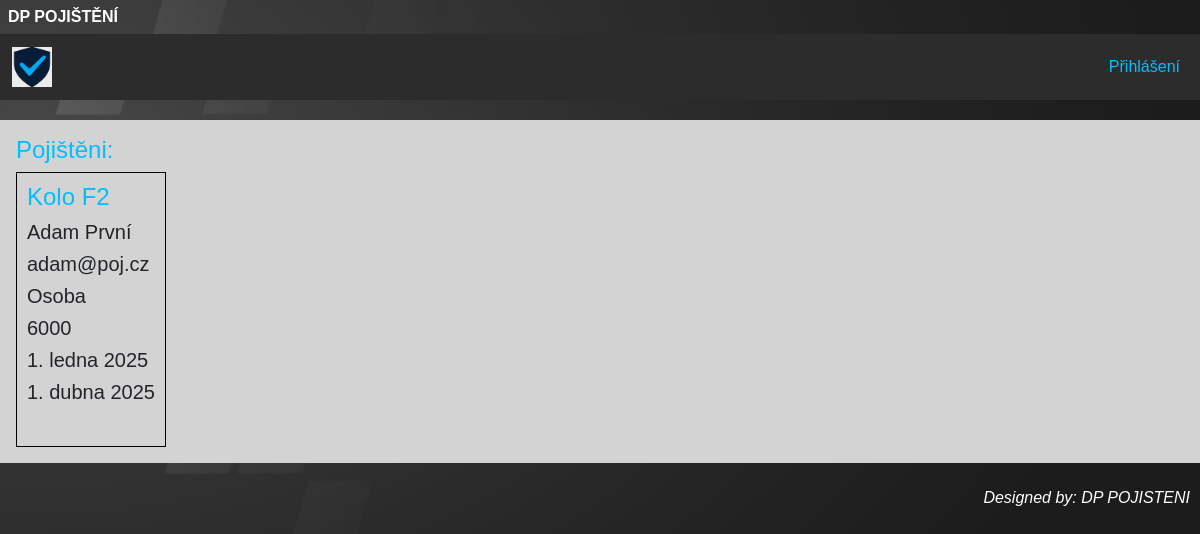
The page /pojistenci/8/pojisteni_detail/ on the database as committed earlier.
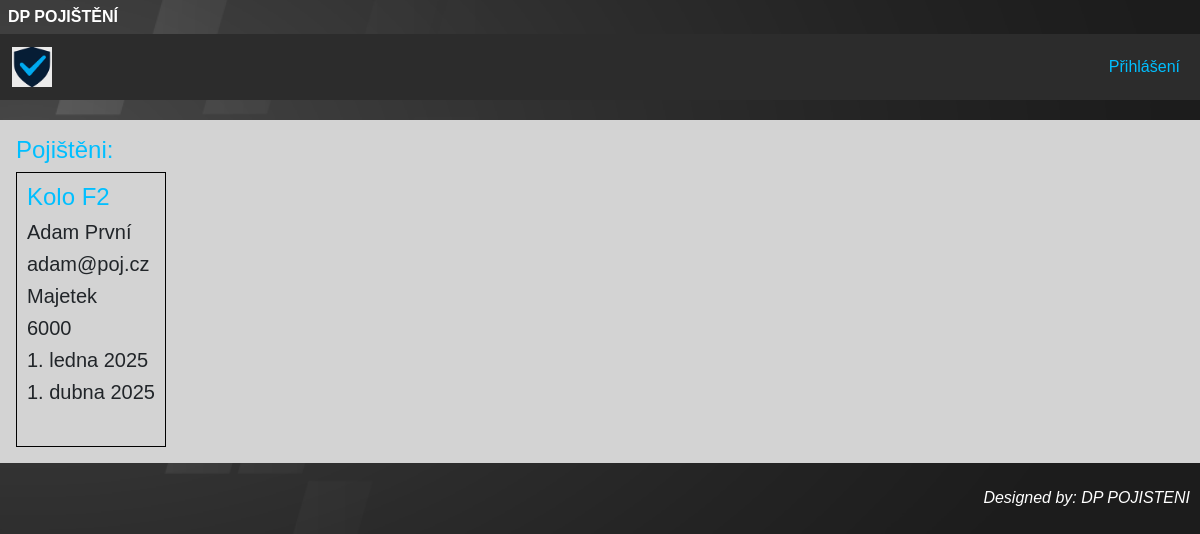
The same page on the database as committed later.
### pojistenci/models.py (models this page shows, shortened)
class Pojisteni(models.Model):
    pojistenec = models.ForeignKey(Pojistenec, on_delete=models.CASCADE)
    typ = models.CharField(max_length=100, validators=[alphanum_space_dash_validator, min_length_validator, max_length_validator])
    castka = models.IntegerField(validators=[castka_min_validator, castka_max_validator])
    predmet_pojisteni = models.CharField(max_length=100, validators=[alphanum_space_dash_validator, min_length_validator, max_length_validator])
    platnost_od = models.DateField()
    platnost_do = models.DateField()
    class Meta:
        verbose_name = "Pojištění"
        verbose_name_plural = "Pojištění"

class Pojistenec(models.Model):
    jmeno = models.CharField(max_length=100, validators=[text_validator, min_length_validator, max_length_validator])
    prijmeni = models.CharField(max_length=100, validators=[text_validator, min_length_validator, max_length_validator])
    email = models.EmailField(max_length=100, validators=[EmailValidator(), max_length_validator])
    telefon = models.CharField(max_length=22, validators=[telefon_validator])
    ulice = models.CharField(max_length=100, validators=[alphanum_space_dash_validator, min_length_validator, max_length_validator])
    cislo = models.CharField(max_length=100, validators=[alphanum_space_dash_validator, max_length_validator])
    mesto = models.CharField(max_length=100, validators=[alphanum_space_dash_validator, min_length_validator, max_length_validator])
    psc = models.CharField(max_length=6, validators=[psc_validator])
    class Meta:
        verbose_name = "Pojištěnec"
        verbose_name_plural = "Pojištěnci"

### pojistenci/views.py (the view, shortened to what this page needs)
# urls.py: path("<int:pk>/pojisteni_detail/", views.CurrentPojisteni.as_view(), name="pojisteni_detail"),
class CurrentPojisteni(generic.DetailView):
    model = Pojisteni
    template_name = "pojistenci/pojisteni_detail.html"

### pojistenci/templates/pojistenci/pojisteni_detail.html (shortened to what this page needs)
{% extends "base.html" %}
{% block content %}
<h4> Pojištěni: </h4>
<div class="boxik">
  <h4> {{ pojisteni.predmet_pojisteni }} </h4>
  <h5> {{ pojisteni.pojistenec.jmeno }} {{ pojisteni.pojistenec.prijmeni }}</h5>
  <h5> {{ pojisteni.pojistenec.email }} </h5>
  <h5> {{ pojisteni.typ }} </h5>
  <h5> {{ pojisteni.castka }} </h5>
  <h5> {{ pojisteni.platnost_od }} </h5>
  <h5> {{ pojisteni.platnost_do }} </h5><br>
</div>
{% endblock %}

Rows that differ between the two databases and show on the page:
changed Pojisteni "Kolo F2": typ "Osoba" → "Majetek"
